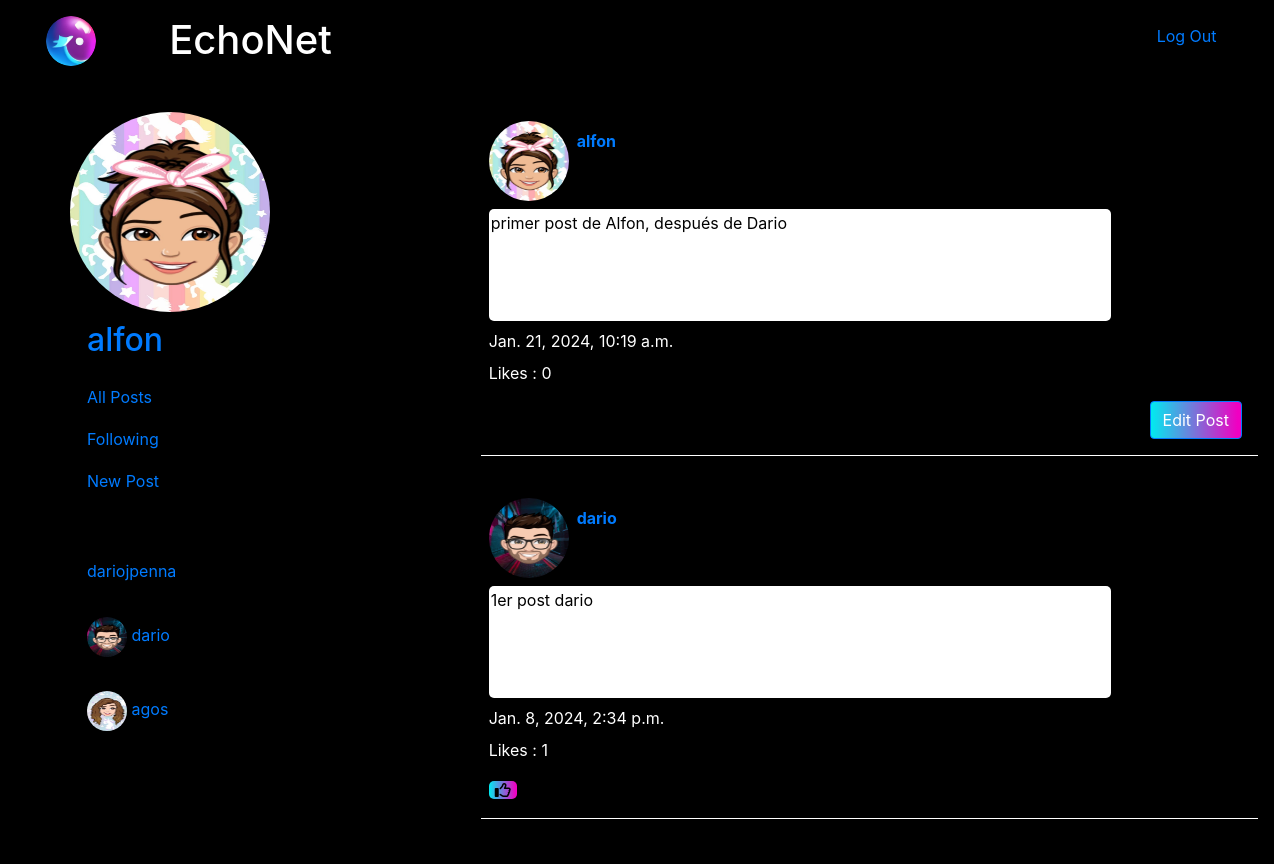
/ (signed in), run on the app's committed database.
### network/models.py (models this page shows, shortened)
class User(AbstractUser):
    profile_image = models.ImageField(upload_to='profile_images', null=True, blank=True,default=None)
    first_name = models.CharField(max_length=50)
    last_name = models.CharField(max_length=50)
    username = models.CharField(max_length=50,unique=True,)
    email = models.EmailField(max_length=50,unique=True,)
    country = models.CharField(max_length= 50,default="")
    phone_number = models.CharField(max_length=50,default="",verbose_name='Phone Number')

class Post(models.Model):
    post = models.TextField(max_length=500)
    date = models.DateTimeField(auto_now_add = True)
    user = models.ForeignKey(User,on_delete=models.CASCADE,blank=False,null=False,related_name='userPost')
    like = models.IntegerField(default=0,  validators=[MinValueValidator(0)])

### network/views.py (the view)
# urls.py: path("", views.index, name="index"),
def index(request):
    posts = Post.objects.order_by("-id")
    currentUser = request.user
    paginator = Paginator(posts, 10)
    pageNumber = request.GET.get('page')
    postInPage = paginator.get_page(pageNumber)
    if currentUser.is_authenticated:
        likes = Like.objects.all().values_list('post_id', flat=True).filter(user=currentUser)
    else:
        likes = []
    all_users=User.objects.exclude(username =request.user.username)
    return render(request, "network/index.html",{
        "currentUser":currentUser,
        "postInPage": postInPage,
        "whoYouLiked": likes,
        "all_users": all_users
    })

### network/templates/network/index.html (shortened to what this page needs)
{% extends "network/layout.html" %}
{% load static %}
{% block body %}
    {% for post in postInPage %}
    <ul>
        <li>
            <div class="m-2 d-flex" >
                <div >
                    {% if post.user.profile_image%}
                        <img src="{{post.user.profile_image.url }}" alt="" width="80" height="80">
                    {% endif %}
                </div>
                <div class="m-2">
                    <a href=" {% url 'profile' userConected=post.user.username %} "><b>{{post.user.username}}</b></a>
                </div>
            </div>
            <div id="postContent_{{post.id}}"  class="post m-2 ">
                {{post.post}}
            </div>
            <div class="m-2">
                {{post.date}}
            </div>
            <div class="mx-2">
                <p id="totalLikes_{{post.id}}">Likes : {{post.like}}</p>
            </div>
            <div class="mx-2 ">
                {% if user.is_authenticated %}
                    {% if post.user != currentUser%}
                        {% if post.id in whoYouLiked%}
                            <div class="text-top ">
                                <button class="fa-regular fa-thumbs-down mt-0" id="like_{{post.id}}" onclick="likeUnlike('{{post.id}}', '{{whoYouLiked}}')" data-post-id="1" data-liked="false"></button>
                            </div>
                        {% else %}
                            <div>
                                <button class="fa-regular fa-thumbs-up mt-0" data-post-id="1" id="like_{{post.id}}" onclick="likeUnlike('{{post.id}}', '{{whoYouLiked}}')" data-liked="false"></button>
                            </div>
                        {% endif %}
                    {% else %}
                        <div class="m-2 text-right" >
                            <button id="edit-button"  class="btn btn-primary mt-0   " data-post="{{post.id}}">Edit Post</button>
                        </div>
                    {% endif %}
                {% endif %}
            </div >
            <hr>
        </li>
    </ul>
    {% endfor %}
    <nav class="nav justify-content-center" aria-label="Page navigation example">
    </nav>
{% endblock %}

### network/templates/network/layout.html (shortened to what this page needs)
{% load static %}
<!DOCTYPE html>
<html lang="en">
    <head>
        <link rel="stylesheet" href="https://stackpath.bootstrapcdn.com/bootstrap/4.4.1/css/bootstrap.min.css"
>
        <link href="{% static 'network/styles.css' %}" rel="stylesheet">
        <link href="{% static 'fontawesomefree/css/fontawesome.css' %}" rel="stylesheet" type="text/css">
        <link href="{% static 'fontawesomefree/css/brands.css' %}" rel="stylesheet" type="text/css">
        <link href="{% static 'fontawesomefree/css/solid.css' %}" rel="stylesheet" type="text/css">
    </head>
    <body>
        <div>
            <div class="logo d-flex mb-4">
                <div class=" col-1 m-3 text-right">
                    <a class="col-12" href="{% url 'index' %}">
                        <img src="{% static 'network/images/LogoRedondo.png' %}" width="50rem" />
                    </a>
                </div>
                <div class="col-9 d-flex  m-3">
                    <h1 class="">EchoNet</h1>
                </div>
                {% if user.is_authenticated %}
                <div class="col-2 ">
                    <a class="nav-link mt-3" href="{% url 'logout' %}">Log Out</a>
                </div>
                {% endif %}
            </div>
            <div class="body d-flex">
                <div class="col-4">
                    <nav class="col-12 ">
                        <ul class="  ">
                            {% if user.is_authenticated %}
                            <div >
                                    {% if user.profile_image %}
                                    <img src="{{user.profile_image.url }}" alt="" width="200" height="200">
                                    {% endif %}
                            </div>
                            <li class="nav-item">
                                <a class="nav-link" href=" {% url 'profile' userConected=user.username %}"><strong>
                                    <h2>{{user.username }}</h2></strong></a>
                            </li>
                            {% endif %}
                            <li class="nav-item ">
                                <a class="nav-link " href="{% url 'index' %}">All Posts</a>
                            </li>
                            {% if user.is_authenticated %}
                            <li class="nav-item">
                                <a class="nav-link" href="{% url 'following' %}">Following</a>
                            </li>
                            <li class="nav-item">
                                <a class="nav-link" href="{% url 'newPost' %}">New Post</a>
                            </li>
                            {% endif %}
                        </ul>
                        <div class="mt-5 overflow-auto" style=" max-height: 200px;">
                            {% if user.is_authenticated %}
                            {% for users in all_users %}
                                <ul class="">
                                    <li class="nav-link d-flex">
                                        <a href="{% url 'profile' userConected=users.username %}">
                                            {% if users.profile_image %}
                                            <img src="{{users.profile_image.url}}" alt="" width="40" height="40">
                                            {% endif %}
                                            {{users.username}}
                                        </a>
                                    </li>
                                </ul>
                            {% endfor %}
                            {% endif %}
                        </div>
                    </nav>
                </div>
                <div class="block col-8  ">
                    {% block body %}
                    {% endblock %}
                </div>
            </div>
        </div>
    </body>
</html>

### network/static/network/styles.css (style rules this page uses)
li { border: 1px solid black; list-style: none; }
.post { background-color: white ; }
button,input,.page-link { border-radius: 5px; border: none; background: linear-gradient(90deg, rgba(218,76,76,1) 0%, rgba(0,235,240,1) 0%, rgba(240,0,194,1) 96%); -webkit-border-radius: 5px; -moz-border-radius: 5px; -ms-border-radius: 5px; -o-border-radius: 5px; margin-top: 1rem; color: black; }
body { background: #000; color: white; }
.post { border-radius: 5px; padding: 2px; width: 80%; height: 7rem; color: black; -webkit-border-radius: 5px; -moz-border-radius: 5px; -ms-border-radius: 5px; -o-border-radius: 5px; }
hr { color: white; border-color: white; border-width: 1px; }
img { border-radius: 50%; -webkit-border-radius: 50%; -moz-border-radius: 50%; -ms-border-radius: 50%; -o-border-radius: 50%; }

### data on the page
User: profile_image (picture), username "alfon"
User: username "dariojpenna"
User: profile_image (picture), username "dario"
User: profile_image (picture), username "agos"
Post: user.profile_image (picture), user.username "alfon", post "primer post de Alfon, después de Dario", date "Jan. 21, 2024, 10:19 a.m.", like "0"
Post: user.profile_image (picture), user.username "dario", post "1er post dario", date "Jan. 8, 2024, 2:34 p.m.", like "1"
